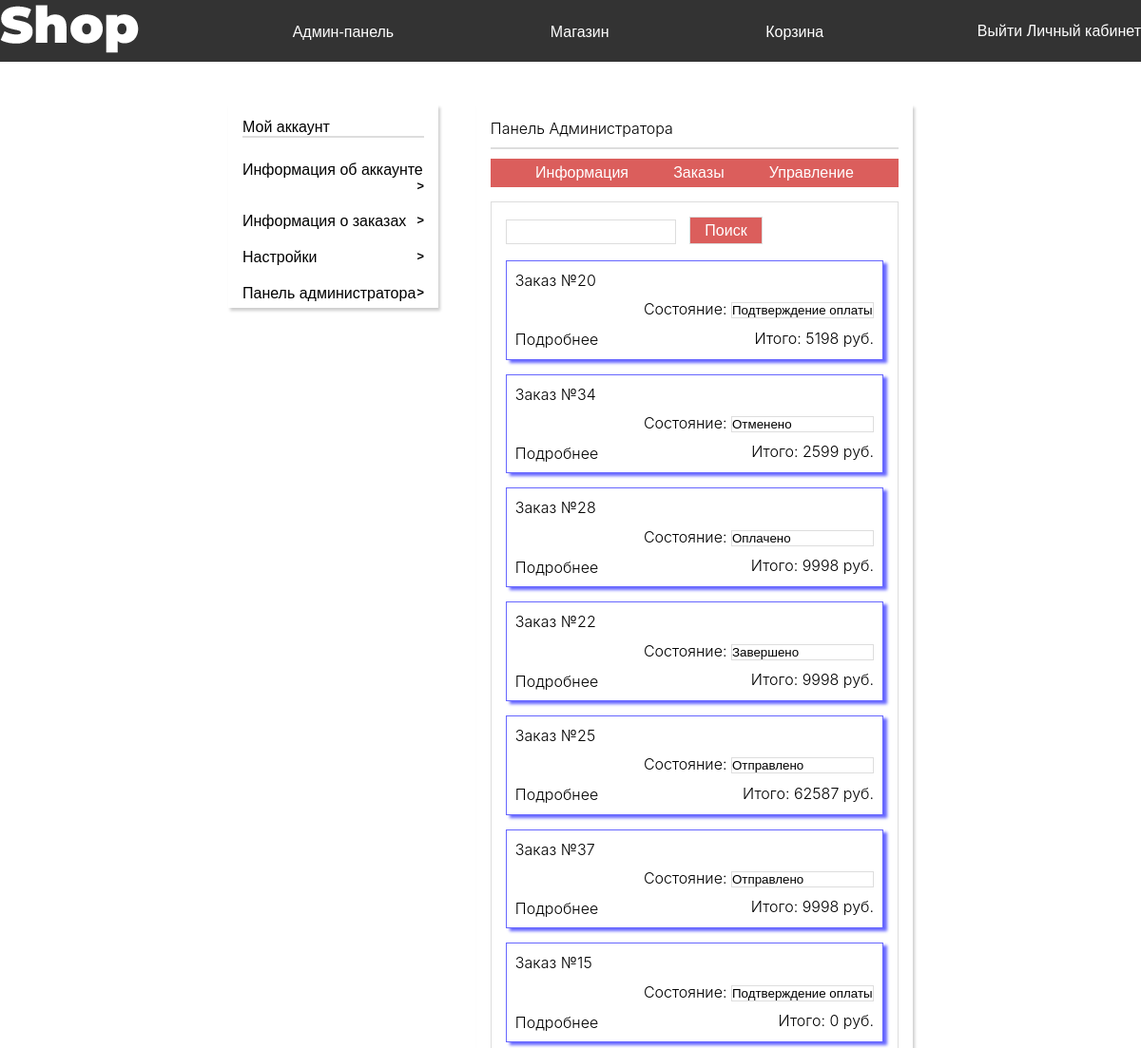
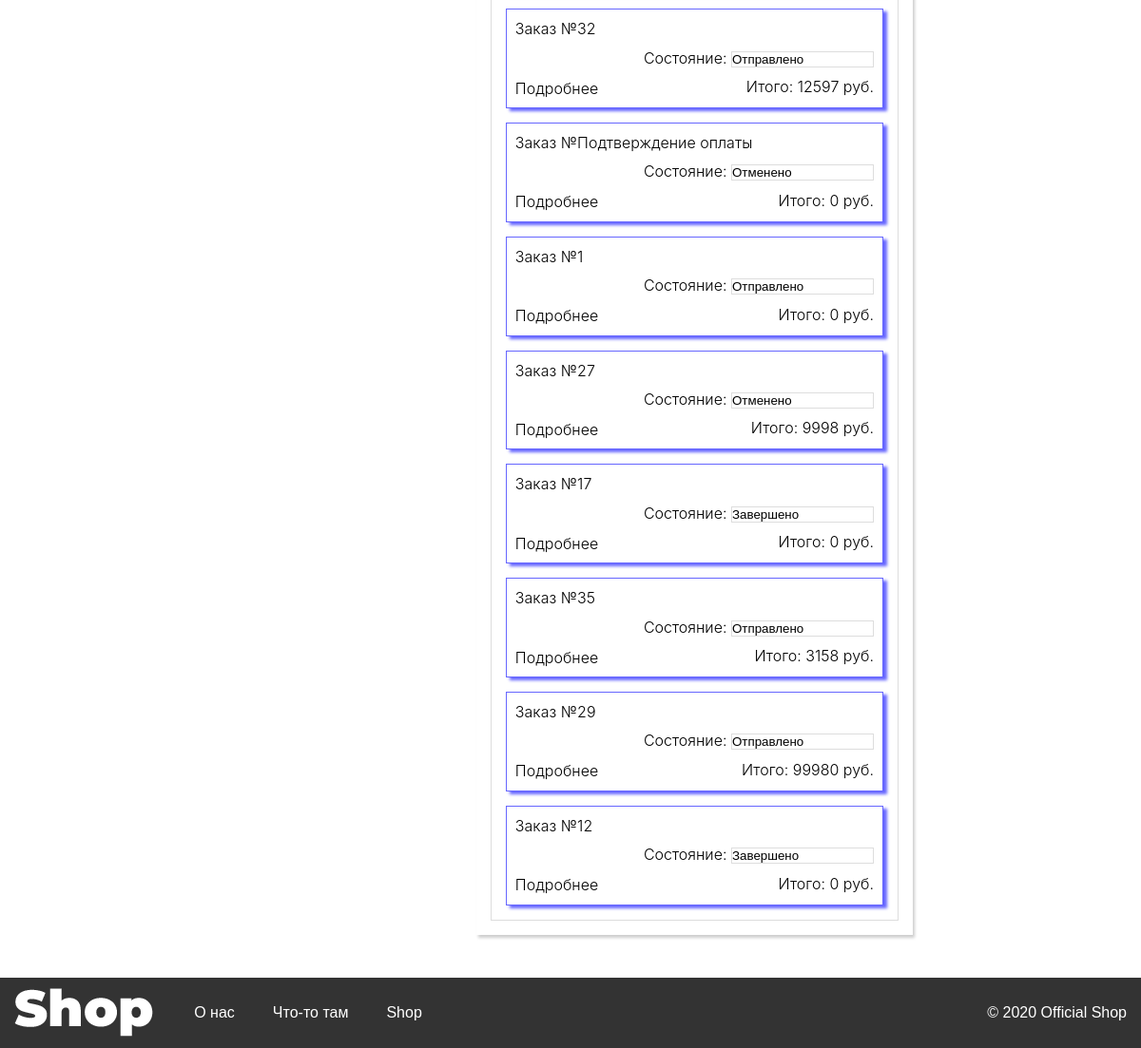
/cabinet/admin/orders/ (signed in), run on the app's committed database (2 pictures, top to bottom).
### Cabinet/models.py (models this page shows, shortened)
class Orders(models.Model):
    userName =  models.TextField()
    goodId  =   models.IntegerField()
    count = models.IntegerField()
    result = models.IntegerField(default = 0)
    numberOfOrder = models.TextField()
    status = models.TextField(default = "Отправлено")

### Cabinet/views.py (the view)
# urls.py: path('admin/orders/', views.cabinet_admin_orders, name="cabinet_admin_orders"),
def cabinet_admin_orders(request):
    if request.POST:
        try:
            id = request.POST["hiddenId"]
            stat = request.POST["stat"]
            orders = Orders.objects.filter(numberOfOrder = id)
            if(stat == "Удалить"):
                orders = Orders.objects.filter(numberOfOrder = id)
                for i in orders:
                    i.delete()
                return HttpResponseRedirect("/cabinet/admin/orders")
            for i in orders:
                i.status = stat
                i.save()
            orders = Orders.objects.all().order_by('-id')
        except Exception as e:
            search = request.POST["search"]
            orders = Orders.objects.filter(numberOfOrder = search).order_by('-id')
            if search == "":
                orders = Orders.objects.all().order_by('-id')
    else:
        orders = Orders.objects.all().order_by('-id')
    alreadyOrders = []
    allNumOfOrders = set()
    for i in orders:
        allNumOfOrders.add(i.numberOfOrder)
    for i in allNumOfOrders:
        order = {}
        goods = []
        orders = Orders.objects.filter(numberOfOrder = i).order_by('-id')
        for j in orders:
            order['result'] = j.result
            order['userName'] = j.userName
            AboutGood = About_goods.objects.get(id = j.goodId)
            goods.append({"good" : AboutGood,
                          'count' : j.count,
                          "price": j.count*AboutGood.price})
        order['status'] = j.status
        order['numberOfOrder'] = i
        order['goods'] = goods
        alreadyOrders.append(order)
    dict = {"aunt":True, "orders" : alreadyOrders}
    return checkAunt(request, "adminblock_orders", dict, 1)

### Cabinet/views.py (called while the page is built)
def checkAunt(request, what, dict, admin = 0):
    if request.user.is_authenticated:
        count = calculate_new(request.session["user"])
        newGoods = "" if count == 0 else count
        ID = request.session['id']
        usr = User.objects.get(id = ID)
        dict['admin'] = usr.is_staff
        dict["goodsInBasket"] = newGoods
        if(admin):
            if(dict['admin']):
                return render(request, "CabinetTemp/"+ what +".html", dict)
            else:
                return HttpResponseRedirect("/cabinet")
        return render(request, "CabinetTemp/"+ what +".html", dict)
    return HttpResponseRedirect("/main")

### Main/basket_new_goods.py (called while the page is built)
def calculate_new(userName):
    result = 0
    try:
        goods = Goods_of_user.objects.filter(userName = userName)
        for i in goods:
            if(i.checked == 0):
                result+=1
        return result
    except Exception as e:
        return result

### Registration/templates/CabinetTemp/adminblock_orders.html (shortened to what this page needs)
{%extends "CabinetTemp/adminblock.html"%}
{%block adminblock%}
{% load static %}
<div class='a-o-block adminBlock'>
    <div class="a-block">
        <form action="" method="post">
            <input name="search" type="search">
            <button type="submit">Поиск</button>
            {% csrf_token %}</form>
        {%for i in orders%}
        <form id='form{{i.numberOfOrder}}' action='' method = 'post'>
            <div>
                <div class="order">
                    <div class="orderBox">
                        <p>Заказ №{{i.numberOfOrder}} </p>
                        <div class='status'>
                            <p>Состояние:
                                <select name="stat" onchange='document.getElementById("form{{i.numberOfOrder}}").submit()'>
                                    <option  selected>{{i.status}}</option>
                                </select></p>
                            <p>Итого: {{ i.result }} руб.</p>
                        </div>
                        <div style = "font-size:14px;" class='details' onclick='detailBox({{i.numberOfOrder}})'>
                            <p>Подробнее</p>
                        </div>
                    </div>
                </div>
            </div>
        </form>
        {%endfor%}
    </div>
</div>
{%endblock%}

### Registration/static/main.css (style rules this page uses)
:root { --price: red; }
html { cursor: url('/static/cursor/normal.cur'), default; }
* { margin: 0; padding: 0; }
body { background: #fff; margin: 0; padding: 0; display: flex; font-family: "PT Sans", "Helvetica", "Arial", sans-serif; flex-direction: column; min-height: 100vh; }
.box h1,h2,p { font-weight: 300; font-family: -apple-system, system-ui, BlinkMacSystemFont, "Segoe UI", Roboto, "Helvetica Neue", Arial, sans-serif; }
div, h1,h2,h3, a, p, form, button { font-size: 16px; box-sizing: border-box; margin: 0; padding: 0; }
html { cursor: url(/static/cursor/normal.cur), progress !important; }
select { cursor: url(/static/normal.cur), progress !important; }

### Registration/static/cabinet.css (style rules this page uses)
.mainBlock > div { line-height: 1.9; }
.order { width: 100%; border: 1px solid rgba(0, 0, 255, 0.6); box-shadow: 4px 3px 3px rgba(0, 0, 255, 0.6); }
.details { cursor: pointer; background: none; border: none; box-sizing: content-box; margin-top: 32px; color: black; }
.details { content: ">"; }
.status { float: right; }
.status p:last-child { float: right; }
.order { margin-top: 15px; }
.orderBox { padding: 5px 9px 5px 9px; }
.a-block { padding: 15px; }
.adminBlock { margin-top: 15px; width: 100%; border: 1px solid #ddd; }
.status select { background: none; border: 1px solid #ddd; -webkit-appearance: none; -moz-appearance: none; appearance: none; }
.a-block form:first-child > input { background: none; border: 1px solid #ddd; height: 26px; margin-right: 10px; }
.a-block form:first-child > button { background: #db5e5c; padding: 5px 15px; border: 1px solid #ddd; height: 29px; color: white; }

### data on the page
Orders: numberOfOrder "20"
Orders: stat "Подтверждение оплаты"
Orders: numberOfOrder "34", stat "Отменено"
Orders: numberOfOrder "28", stat "Оплачено"
Orders: numberOfOrder "22", stat "Завершено"
Orders: numberOfOrder "25"
Orders: stat "Отправлено"
Orders: numberOfOrder "37", stat "Отправлено"
Orders: numberOfOrder "15", stat "Подтверждение оплаты"
Orders: numberOfOrder "32"
Orders: stat "Отправлено"
Orders: numberOfOrder "Подтверждение оплаты"
Orders: stat "Отменено"
Orders: stat "Отправлено"
Orders: numberOfOrder "27", stat "Отменено"
Orders: numberOfOrder "17"
Orders: stat "Завершено"
Orders: numberOfOrder "35"
Orders: stat "Отправлено"
Orders: numberOfOrder "29", stat "Отправлено"
Orders: numberOfOrder "12", stat "Завершено"

### other printed values
{{ i.result }} "5198" "2599" "9998" "9998" "62587" "9998" "0" "12597" "0" "0" "9998" "0" "3158" "99980" "0"
{{ i.numberOfOrder }} "1"
